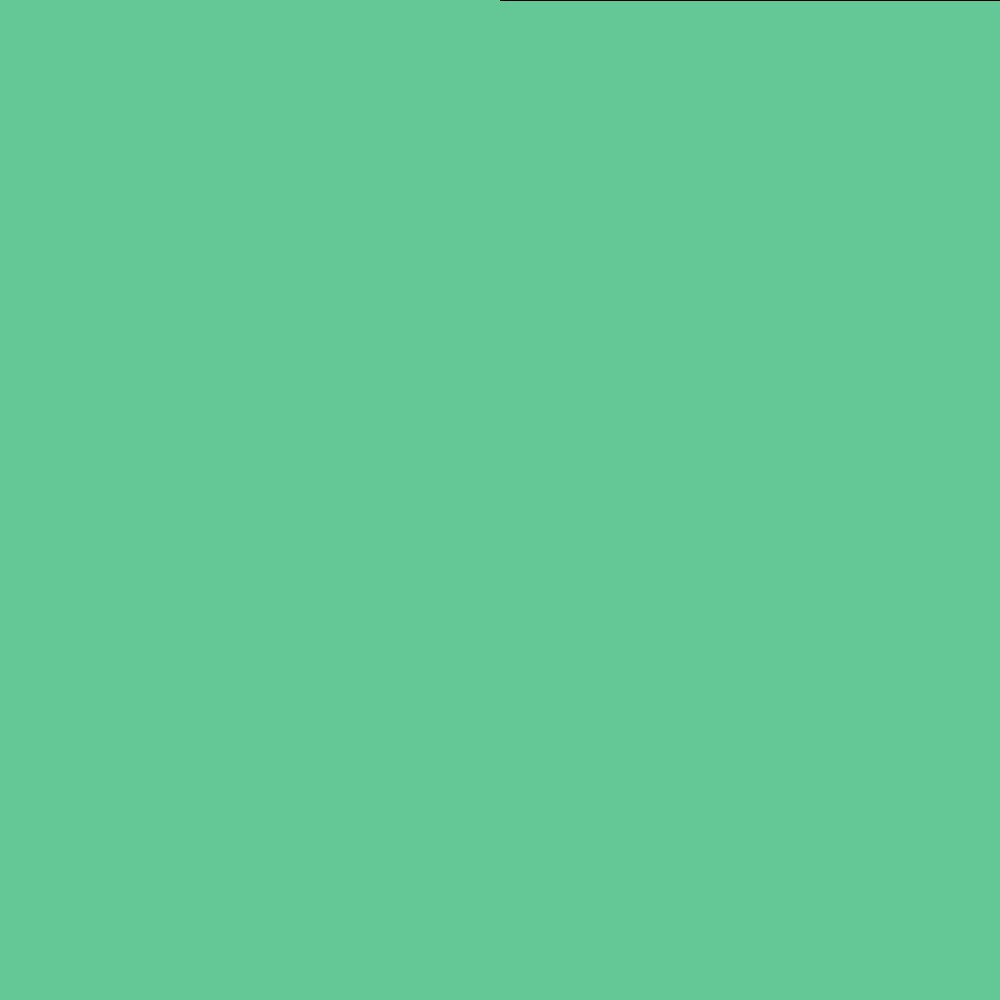
Frame 1 (no input)
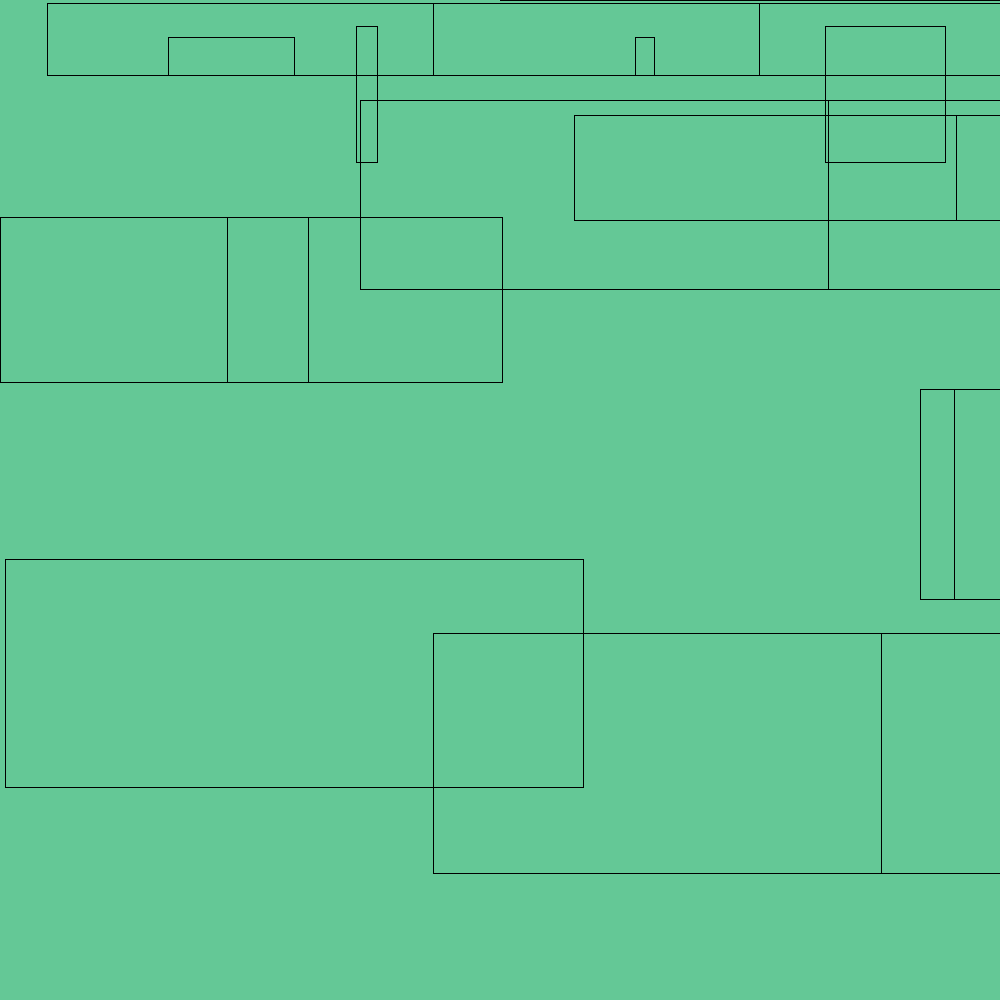
Frame 60 (the mouse pressed at the canvas centre just before this capture)
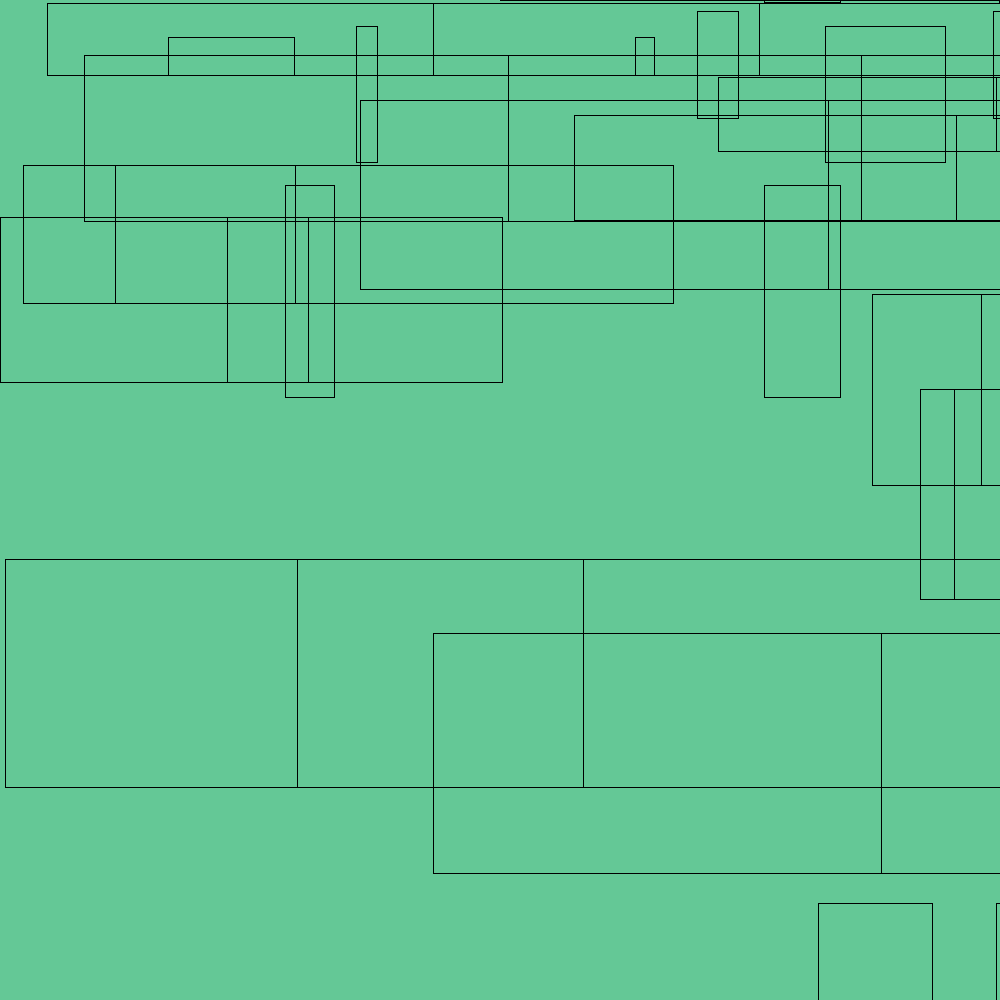
Frame 120 (the mouse held since frame 60 and released just before this capture)

The Processing sketch that drew these frames (run headless with seeded random() and noise(); from frame 60 on, the mouse is pressed at the canvas centre):

// Processing sketch: Just_A_Tad_Bit_of_Flub
// ── Just_A_Tad_Bit_of_Flub.pde
int x = 0;
int y = 0;



void setup(){
  size(1000,1000);
  background(100,200,150);
  frameRate(1000);
}

void draw(){
  x = x + 1;
  y = y + 1;
  noFill();
  rect(500 + 500 * sin(x/2),0 + 250 * tan(y/3),500 + 500 * cos(x/2),0 + 250 * sin(y/3));
  
}

void mousePressed(){
 save("Seems Like Flub To Me.png"); 
}
